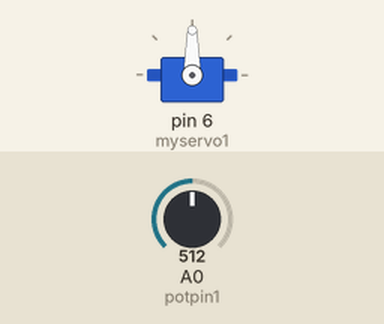
Bench run of a sketch on a simulated Arduino Uno, built with avr-gcc and run on an emulated ATmega328P. Parts: servo. The inputs (shaded band) are chosen by the test bench; at power-on: A0 (potpin1) = 512.

Above: at 1.2 s.
1.3 s: A0 (potpin1) set to 900
At 2.0 s:
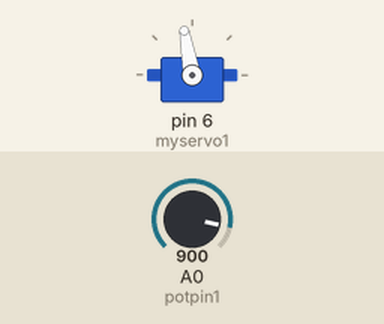
2.8 s: A0 (potpin1) set to 122
At 4.2 s:
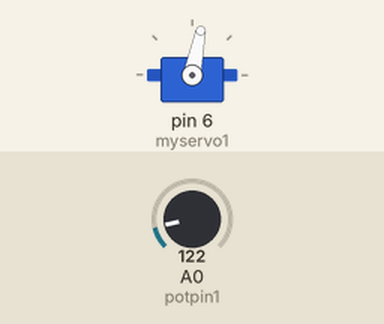
Timing chart, 0 to 5.8 s (numbered marks = the images above; inputs shaded):
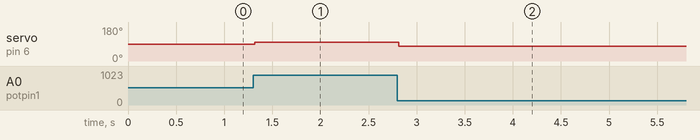

The sketch:

servo_mixer.ino
```cpp
#include <Servo.h>

Servo myservo1;

int pot1val;
int potpin1 = A0;  // defines pin used for the potentiometer
int servoVal;

void setup()
{
 myservo1.attach(6);  // defines pin used for the servo
}


void loop()
{
 pot1val = analogRead(potpin1);
 servoVal = map(pot1val, 0, 1023, 76, 104);
 myservo1.write(servoVal);
 delay(20);
}
```

Measured:
- after the input at 1.3 s, servo on pin 6 (myservo1): 90° → 100° at once
- after the input at 2.8 s, servo on pin 6 (myservo1): 100° → 79° at once
